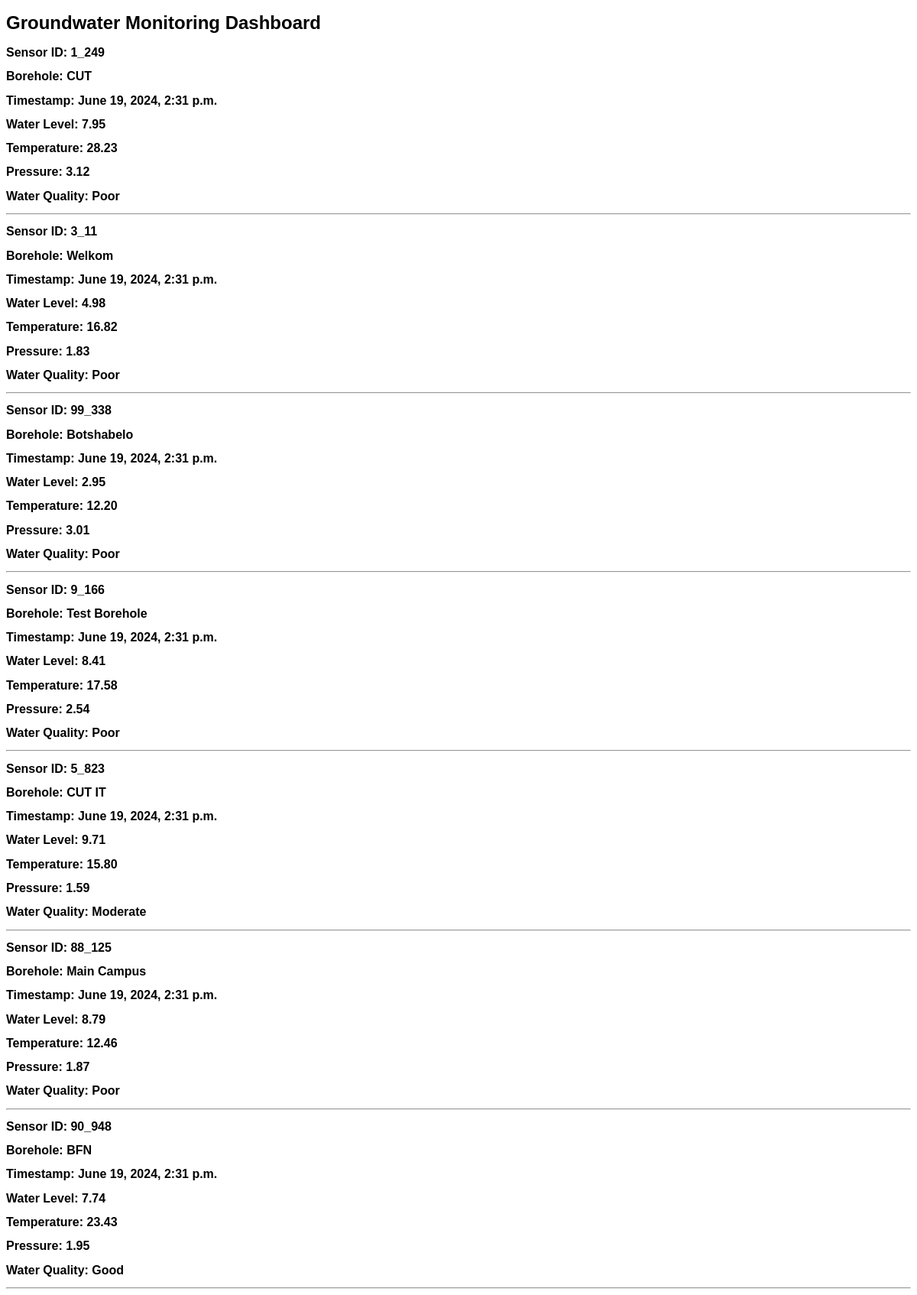
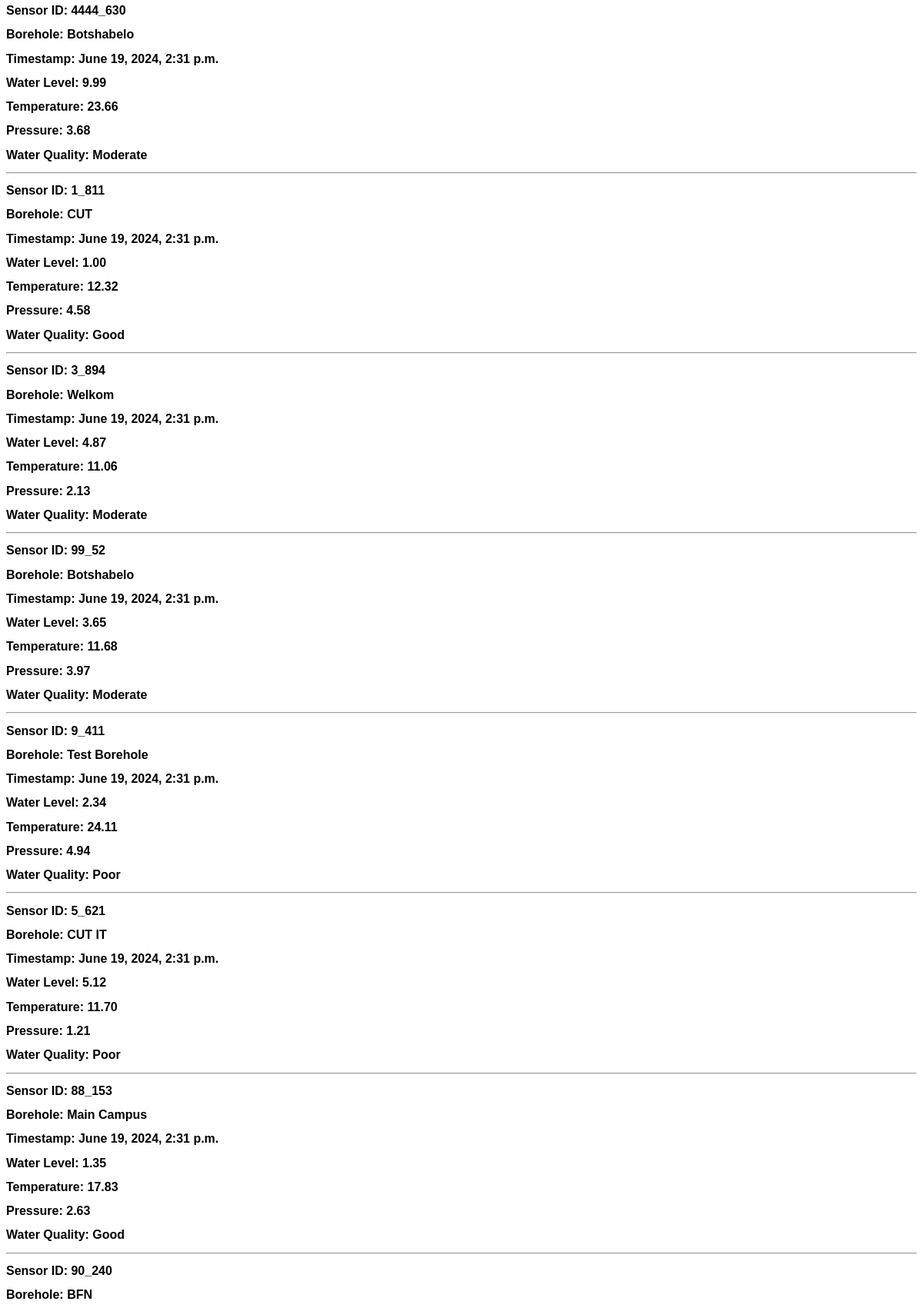
The app's page /borehole_list/ (upper part) with its own data (2 pictures, top to bottom).
### app_monitor/models.py (models this page shows, shortened)
class SensorData(models.Model):
    sensor_id = models.CharField(max_length=50, primary_key=True, db_column="sensor_id") #Should be primary key.
    borehole = models.ForeignKey(Borehole, on_delete=models.CASCADE, db_column="borehole_id")
    timestamp = models.DateTimeField(auto_now_add=True, db_column="timestamp")
    water_level = models.DecimalField(max_digits=5, decimal_places=2, db_column="water_level")
    temperature = models.DecimalField(max_digits=5, decimal_places=2, db_column="temperature")
    pressure = models.DecimalField(max_digits=5, decimal_places=2, db_column="pressure")
    water_quality = models.CharField(max_length=100, db_column="water_quality")
    class Meta:
        managed = True
        db_table = 'SensorData'

class Borehole(models.Model):
    borehole_id = models.AutoField(primary_key=True, db_column="borehole_id")
    user = models.ForeignKey(User, on_delete=models.CASCADE, db_column="user_id", null=True, blank=True)
    location = models.CharField(max_length=255, db_column="location")
    depth = models.DecimalField(max_digits=10, decimal_places=2, db_column="depth")
    diameter = models.DecimalField(max_digits=5, decimal_places=2, db_column="diameter")
    sensor_id = models.CharField(max_length=50, db_column="sensor_id")
    class Meta:
        managed = True
        db_table = 'Borehole'

### app_monitor/views/vw_borehole.py (the view)
# urls.py: path('borehole_list/', borehole_list, name='borehole_list'),  # New URL for borehole list
def borehole_list(request):
    sensor_data = SensorData.objects.all().order_by('-timestamp')
    return render(request, 'borehole_list.html', {'sensor_data': sensor_data})

### app_monitor/templates/borehole/borehole_list.html (shortened to what this page needs)
<!DOCTYPE html>
<html>
<head>
</head>
<body>
  <h1>Groundwater Monitoring Dashboard</h1>
  <div id="sensor-data-container">
    {% for data in sensor_data %}
      <div>
        <h2>Sensor ID: {{ data.sensor_id }}</h2>
        <h2>Borehole: {{ data.borehole.location }}</h2>
        <h2>Timestamp: {{ data.timestamp }}</h2>
        <h2>Water Level: {{ data.water_level }}</h2>
        <h2>Temperature: {{ data.temperature }}</h2>
        <h2>Pressure: {{ data.pressure }}</h2>
        <h2>Water Quality: {{ data.water_quality }}</h2>
        <hr>
      </div>
    {% endfor %}
  </div>
</body>
</html>

### app_monitor/templates/borehole/borehole_list.html (style rules this page uses)
body { font-family: Arial, sans-serif; }
h1 { font-size: 24px; }
h2 { font-size: 16px; }

### records on screen
SensorData: sensor_id "1_249", borehole.location "CUT", timestamp "June 19, 2024, 2:31 p.m.", water_level "7.95", temperature "28.23", pressure "3.12", water_quality "Poor"
SensorData: sensor_id "3_11", borehole.location "Welkom", timestamp "June 19, 2024, 2:31 p.m.", water_level "4.98", temperature "16.82", pressure "1.83", water_quality "Poor"
SensorData: sensor_id "99_338", borehole.location "Botshabelo", timestamp "June 19, 2024, 2:31 p.m.", water_level "2.95", temperature "12.20", pressure "3.01", water_quality "Poor"
SensorData: sensor_id "9_166", borehole.location "Test Borehole", timestamp "June 19, 2024, 2:31 p.m.", water_level "8.41", temperature "17.58", pressure "2.54", water_quality "Poor"
SensorData: sensor_id "5_823", borehole.location "CUT IT", timestamp "June 19, 2024, 2:31 p.m.", water_level "9.71", temperature "15.80", pressure "1.59", water_quality "Moderate"
SensorData: sensor_id "88_125", borehole.location "Main Campus", timestamp "June 19, 2024, 2:31 p.m.", water_level "8.79", temperature "12.46", pressure "1.87", water_quality "Poor"
SensorData: sensor_id "90_948", borehole.location "BFN", timestamp "June 19, 2024, 2:31 p.m.", water_level "7.74", temperature "23.43", pressure "1.95", water_quality "Good"
SensorData: sensor_id "4444_630", borehole.location "Botshabelo", timestamp "June 19, 2024, 2:31 p.m.", water_level "9.99", temperature "23.66", pressure "3.68", water_quality "Moderate"
SensorData: sensor_id "1_811", borehole.location "CUT", timestamp "June 19, 2024, 2:31 p.m.", water_level "1.00", temperature "12.32", pressure "4.58", water_quality "Good"
SensorData: sensor_id "3_894", borehole.location "Welkom", timestamp "June 19, 2024, 2:31 p.m.", water_level "4.87", temperature "11.06", pressure "2.13", water_quality "Moderate"
SensorData: sensor_id "99_52", borehole.location "Botshabelo", timestamp "June 19, 2024, 2:31 p.m.", water_level "3.65", temperature "11.68", pressure "3.97", water_quality "Moderate"
SensorData: sensor_id "9_411", borehole.location "Test Borehole", timestamp "June 19, 2024, 2:31 p.m.", water_level "2.34", temperature "24.11", pressure "4.94", water_quality "Poor"
SensorData: sensor_id "5_621", borehole.location "CUT IT", timestamp "June 19, 2024, 2:31 p.m.", water_level "5.12", temperature "11.70", pressure "1.21", water_quality "Poor"
SensorData: sensor_id "88_153", borehole.location "Main Campus", timestamp "June 19, 2024, 2:31 p.m.", water_level "1.35", temperature "17.83", pressure "2.63", water_quality "Good"
SensorData: sensor_id "90_240", borehole.location "BFN"
